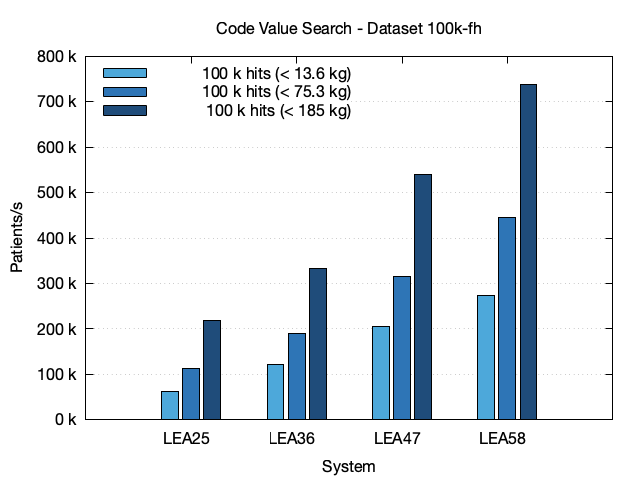

Write gnuplot code to recreate this figure.
# Set the terminal to PNG and specify the output file
set terminal pngcairo enhanced font 'Helvetica Neue,12'
set output 'code-value-search-100k-fh.png'

# Set the data separator and skip the header
set datafile separator "|"
set style data histograms
set style histogram clustered
set style fill solid border -1
set boxwidth 0.8
set key left top reverse

# Define x-axis and y-axis labels
set title "Code Value Search - Dataset 100k-fh"
set xlabel 'System'
set ylabel 'Patients/s'
set format y "%.0f k"

# Define grid
set grid ytics

# Define line styles and colors for each code
set style line 1 lc rgb '#4DA8DA'
set style line 2 lc rgb '#2E75B6'
set style line 3 lc rgb '#1F4C7A'

# Plot the data
plot 'code-value-search-100k-fh.txt' using 9:xtic(3) every 3 ls 1 title '100 k hits (< 13.6 kg)', \
     'code-value-search-100k-fh.txt' using 9:xtic(3) every 3::1 ls 2 title '100 k hits (< 75.3 kg)', \
     'code-value-search-100k-fh.txt' using 9:xtic(3) every 3::2 ls 3 title '100 k hits (< 185 kg)'
